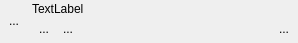
<?xml version="1.0" encoding="UTF-8"?>
<ui version="4.0">
 <class>ContactWidgetClass</class>
 <widget class="QWidget" name="ContactWidgetClass">
  <property name="geometry">
   <rect>
    <x>0</x>
    <y>0</y>
    <width>298</width>
    <height>43</height>
   </rect>
  </property>
  <property name="sizePolicy">
   <sizepolicy hsizetype="Expanding" vsizetype="Preferred">
    <horstretch>0</horstretch>
    <verstretch>0</verstretch>
   </sizepolicy>
  </property>
  <property name="windowTitle">
   <string>ContactWidget</string>
  </property>
  <layout class="QGridLayout" name="gridLayout">
   <property name="leftMargin">
    <number>2</number>
   </property>
   <property name="topMargin">
    <number>0</number>
   </property>
   <property name="rightMargin">
    <number>2</number>
   </property>
   <property name="bottomMargin">
    <number>0</number>
   </property>
   <property name="horizontalSpacing">
    <number>6</number>
   </property>
   <property name="verticalSpacing">
    <number>0</number>
   </property>
   <item row="0" column="1">
    <widget class="QLabel" name="labelDisplayName">
     <property name="sizePolicy">
      <sizepolicy hsizetype="Expanding" vsizetype="Fixed">
       <horstretch>0</horstretch>
       <verstretch>0</verstretch>
      </sizepolicy>
     </property>
     <property name="focusPolicy">
      <enum>Qt::TabFocus</enum>
     </property>
     <property name="text">
      <string>TextLabel</string>
     </property>
    </widget>
   </item>
   <item row="1" column="1">
    <widget class="QFrame" name="frame">
     <property name="sizePolicy">
      <sizepolicy hsizetype="Expanding" vsizetype="Fixed">
       <horstretch>0</horstretch>
       <verstretch>0</verstretch>
      </sizepolicy>
     </property>
     <property name="frameShape">
      <enum>QFrame::NoFrame</enum>
     </property>
     <property name="frameShadow">
      <enum>QFrame::Plain</enum>
     </property>
     <layout class="QHBoxLayout" name="horizontalLayout">
      <property name="spacing">
       <number>0</number>
      </property>
      <property name="leftMargin">
       <number>0</number>
      </property>
      <property name="topMargin">
       <number>0</number>
      </property>
      <property name="rightMargin">
       <number>0</number>
      </property>
      <property name="bottomMargin">
       <number>0</number>
      </property>
      <item>
       <widget class="QToolButton" name="toolButton_2">
        <property name="sizePolicy">
         <sizepolicy hsizetype="Fixed" vsizetype="Fixed">
          <horstretch>0</horstretch>
          <verstretch>0</verstretch>
         </sizepolicy>
        </property>
        <property name="text">
         <string>...</string>
        </property>
        <property name="icon">
         <iconset resource="../resources.qrc">
          <normaloff>:/resources/images/metadatainfo.png</normaloff>:/resources/images/metadatainfo.png</iconset>
        </property>
        <property name="iconSize">
         <size>
          <width>12</width>
          <height>12</height>
         </size>
        </property>
        <property name="autoRaise">
         <bool>true</bool>
        </property>
       </widget>
      </item>
      <item>
       <widget class="QToolButton" name="toolButton_4">
        <property name="text">
         <string>...</string>
        </property>
        <property name="icon">
         <iconset resource="../resources.qrc">
          <normaloff>:/resources/images/email.png</normaloff>:/resources/images/email.png</iconset>
        </property>
        <property name="iconSize">
         <size>
          <width>12</width>
          <height>12</height>
         </size>
        </property>
        <property name="autoRaise">
         <bool>true</bool>
        </property>
       </widget>
      </item>
      <item>
       <spacer name="horizontalSpacer">
        <property name="orientation">
         <enum>Qt::Horizontal</enum>
        </property>
        <property name="sizeHint" stdset="0">
         <size>
          <width>40</width>
          <height>12</height>
         </size>
        </property>
       </spacer>
      </item>
      <item>
       <widget class="QToolButton" name="toolButton_3">
        <property name="text">
         <string>...</string>
        </property>
        <property name="icon">
         <iconset resource="../resources.qrc">
          <normaloff>:/resources/images/password.png</normaloff>:/resources/images/password.png</iconset>
        </property>
        <property name="iconSize">
         <size>
          <width>12</width>
          <height>12</height>
         </size>
        </property>
        <property name="autoRaise">
         <bool>true</bool>
        </property>
       </widget>
      </item>
     </layout>
    </widget>
   </item>
   <item row="0" column="0" rowspan="2">
    <widget class="QToolButton" name="toolButtonFace">
     <property name="text">
      <string>...</string>
     </property>
     <property name="icon">
      <iconset resource="../resources.qrc">
       <normaloff>:/resources/images/contact_male.png</normaloff>:/resources/images/contact_male.png</iconset>
     </property>
     <property name="iconSize">
      <size>
       <width>36</width>
       <height>36</height>
      </size>
     </property>
     <property name="autoRaise">
      <bool>true</bool>
     </property>
    </widget>
   </item>
  </layout>
 </widget>
 <layoutdefault spacing="6" margin="11"/>
 <tabstops>
  <tabstop>labelDisplayName</tabstop>
  <tabstop>toolButtonFace</tabstop>
  <tabstop>toolButton_2</tabstop>
  <tabstop>toolButton_3</tabstop>
 </tabstops>
 <resources>
  <include location="../resources.qrc"/>
 </resources>
 <connections/>
</ui>
